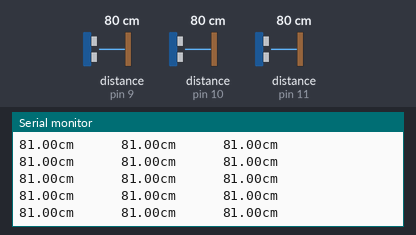
A sketch run on a simulated Arduino Uno, built with avr-gcc and run on an emulated ATmega328P. On the bench: the last lines printed to the serial monitor. The inputs (shaded band) are chosen by the test bench; at power-on: distance to the obstacle (sensors on pin 9, pin 10, pin 11) 80 cm. The echo pulse lasts 58.3 µs per cm.

Above: at 1.2 s.
1.3 s: distance to the obstacle (sensor on pin 9) set to 2 cm
At 2.2 s:
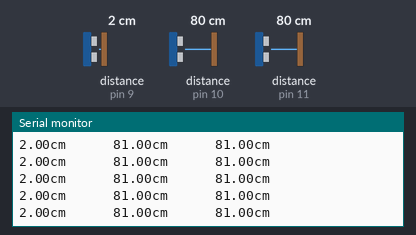
4.3 s: distance to the obstacle (sensor on pin 10) set to 250 cm
At 4.9 s:
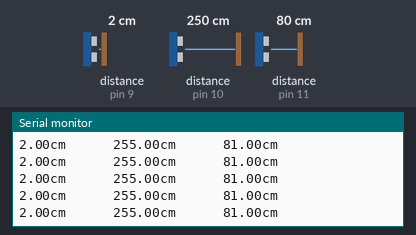
7.3 s: distance to the obstacle (sensor on pin 10) set to 35 cm
At 8.4 s:
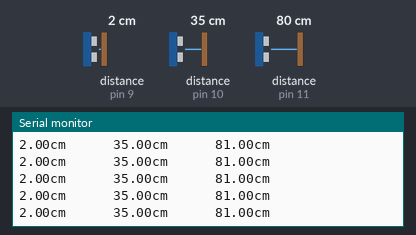
10.3 s: distance to the obstacle (sensor on pin 9) set to 9 cm
At 11.3 s:
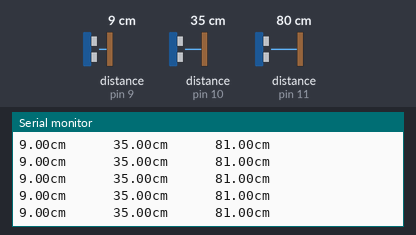
13.3 s: distance to the obstacle (sensor on pin 11) set to 2 cm
At 13.9 s:
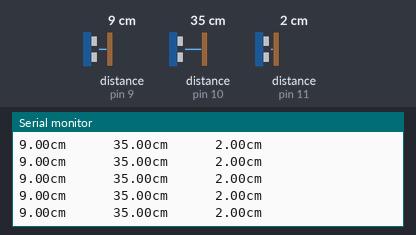
14.8 s: distance to the obstacle (sensor on pin 11) set to 4 cm
At 15.7 s:
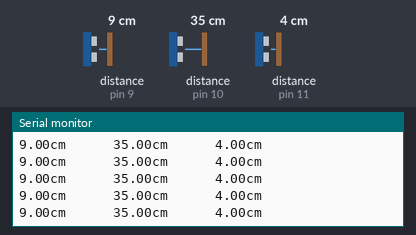
Timing chart, 0 to 17.3 s (numbered marks = the images above; inputs shaded):
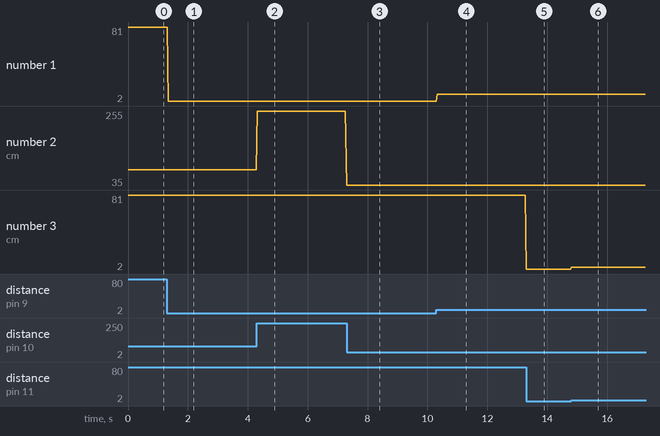

Measured:
- after the input at 1.3 s, the serial monitor: prints a new line at once (image 1)
- after the input at 4.3 s, the serial monitor: prints a new line at once (image 2)
- after the input at 7.3 s, the serial monitor: prints a new line at once (image 3)
- after the input at 10.3 s, the serial monitor: prints a new line at once (image 4)
- after the input at 13.3 s, the serial monitor: prints a new line at once (image 5)
- after the input at 14.8 s, the serial monitor: prints a new line at once (image 6)
- plotted number 1: 81 → 2 after the input at 1.3 s, 2 → 9 after the input at 10.3 s
- plotted number 2: 81 → 35 after the input at 4.3 s

The sketch:

us.ros.ino
```cpp
#include <NewPing.h>

#define trig_pin_0 9
#define echo_pin_0 9

#define trig_pin_1 10
#define echo_pin_1 10

#define trig_pin_2 11
#define echo_pin_2 11

#define max_dist 400
NewPing us0(trig_pin_0, echo_pin_0, max_dist);
NewPing us1(trig_pin_1, echo_pin_1, max_dist);
NewPing us2(trig_pin_2, echo_pin_2, max_dist);

float dist_0, dist_1, dist_2;

void setup()
{
  Serial.begin(115200);
}

void loop()
{
  dist_0 = us0.ping_cm();
  delay(5);
  Serial.print(dist_0);
  Serial.print("cm\t    ");

  dist_1 = us1.ping_cm();
  delay(5);
  Serial.print(dist_1);
  Serial.print("cm\t    ");

  dist_2 = us2.ping_cm();
  delay(5);
  Serial.print(dist_2);
  Serial.println("cm\t    ");
}
```
